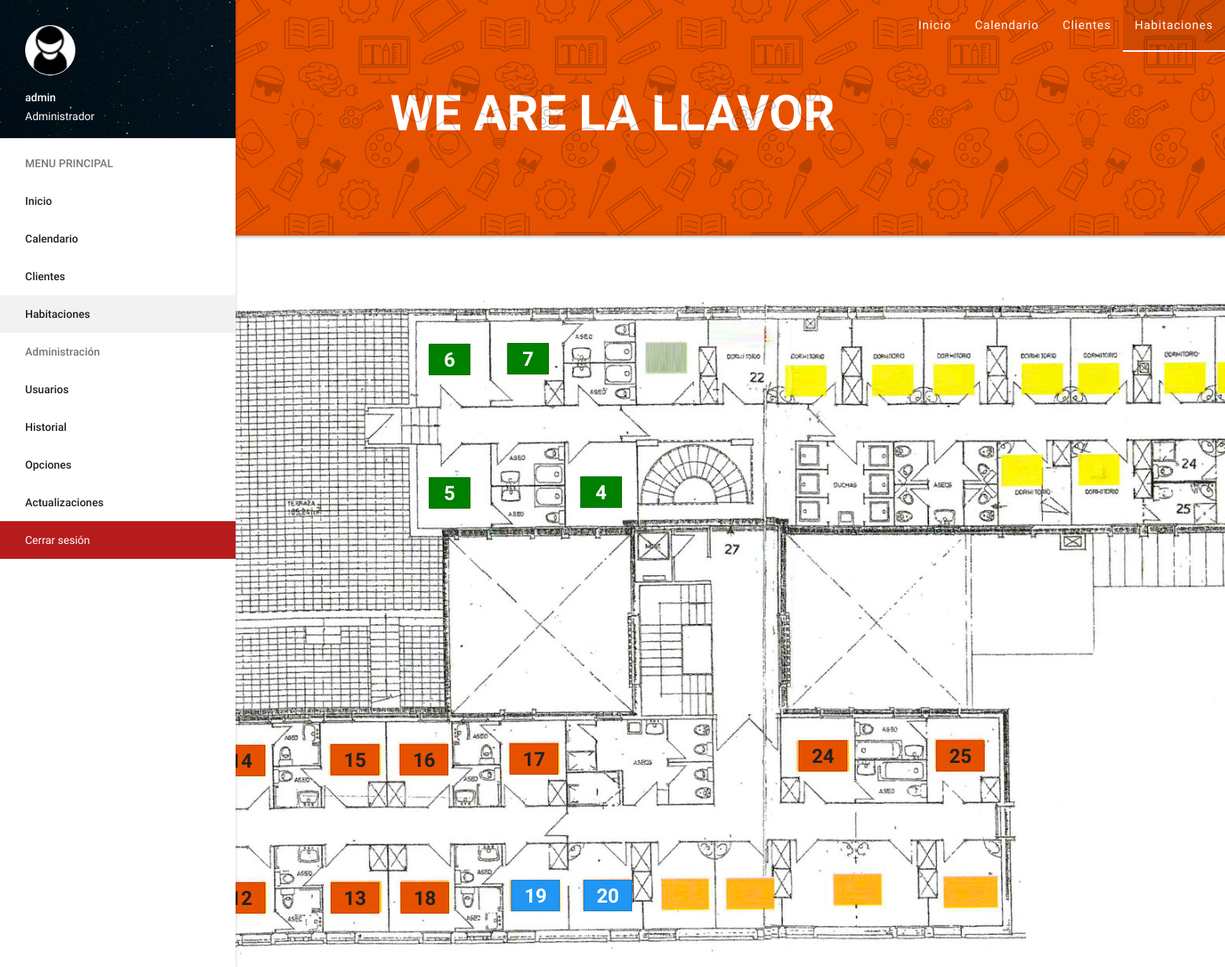
The page /habitaciones.php (signed in) on the database its author committed.
### tables this page shows
CREATE TABLE `cms_settings` (
  `id` int(10) unsigned NOT NULL AUTO_INCREMENT,
  `precio_rooms` varchar(255) DEFAULT NULL,
  `precio_cena` varchar(255) DEFAULT NULL,
  `precio_desayuno` int(11) DEFAULT NULL,
  `site` varchar(255) DEFAULT NULL,
  `sitename` varchar(255) DEFAULT NULL,
  `reformas` enum('1','0') DEFAULT '0',
  PRIMARY KEY (`id`)
);

CREATE TABLE `ranks` (
  `id` int(10) unsigned NOT NULL AUTO_INCREMENT,
  `name` varchar(255) DEFAULT NULL,
  PRIMARY KEY (`id`)
);

CREATE TABLE `rooms` (
  `id` int(10) unsigned NOT NULL AUTO_INCREMENT,
  `name` varchar(255) DEFAULT NULL,
  `status` enum('2','1','0') DEFAULT '0',
  `info` varchar(999) DEFAULT NULL,
  `category` enum('orange','yellow','blue','green') DEFAULT NULL,
  `style` varchar(255) DEFAULT NULL,
  `show` enum('1','0') DEFAULT '1',
  PRIMARY KEY (`id`)
);

### inc/core.php (called while the page is built, shortened)
<?php
	$cdn 		=	"assets";
	$rango_administrador = "3";
	$Var = mysql_query("SELECT * FROM cms_settings");
	$settings = mysql_fetch_assoc($Var);
	$site = $settings['site'];
	$sitename = $settings['sitename'];
	if (isset($_SESSION['id'])) {
		$user_sql = mysql_query("SELECT * FROM admins WHERE id='$_SESSION[id]'");
		$user = mysql_fetch_assoc($user_sql);
	} else {
		$user = "-";
	}
	function RankName($a){
		$R1 = mysql_query("SELECT * FROM ranks WHERE id = '{$a}'");
		$R1 = mysql_fetch_assoc($R1);
		return $R1['name'];
	}
?>

### habitaciones.php (the view, shortened to what this page needs)
<?php
	require 'inc/core.php';
	require 'templates/header.php';
?>
	<main style="padding: 0px;">
	<div class="container">
	  <div class="row">
		<div class="col s12 m12">
		  <div style="background: url(assets/images/grafico.png);width: 1565px;height: 997px;position: absolute;margin-top: -77px;">
		    <?php $h_sql = mysql_query("SELECT * FROM rooms ORDER BY id"); while($h = mysql_fetch_assoc($h_sql)){ ?>
			<?php if($h['show'] == '1') { ?>
			 <div class="room_<?php echo $h['category']; ?>" style="<?php echo $h['style']; ?>"><?php echo $h['name']; ?></div>
			<?php } ?>
			<?php } ?>
		  </div>
		</div>
	  </div>
	</div>
	</main>
	<?php require 'templates/footer.php'; ?>

### templates/header.php (shortened to what this page needs)
<?php
$activePage = basename($_SERVER['PHP_SELF'], ".php");
?>
  <!DOCTYPE html>
  <html>
    <head>
      <link type="text/css" rel="stylesheet" href="<?php echo $site . "/" . $cdn; ?>/css/style.css"  media="screen,projection"/>
      <link type="text/css" rel="stylesheet" href="<?php echo $site . "/" . $cdn; ?>/css/materialize.min.css"  media="screen,projection"/>
      <link type="text/css" rel="stylesheet" href="<?php echo $site . "/" . $cdn; ?>/css/sweetalert.css"/>
    </head>
    <body>
	<div class="nav-background">
	<h1 class="text">We Are <?php echo $sitename; ?></h1>
	</div>
	<div class="nav-background-sub"></div>
	<header>
	  <nav>
		<div class="nav-wrapper">
		  <ul class="right hide-on-med-and-down">
			<li class="<?= ($activePage == 'index') ? 'active':''; ?>"><a href="<?php echo $site; ?>/index.php?dia=<?php echo date('j'); ?>&mes=<?php echo date('m'); ?>&ano=<?php echo date('Y'); ?>">Inicio</a></li>
			<li class="<?= ($activePage == 'calendario') ? 'active':''; ?>"><a href="<?php echo $site; ?>/calendario.php">Calendario</a></li>
			<li class="<?= ($activePage == 'clientes') ? 'active':''; ?>"><a href="<?php echo $site; ?>/clientes.php">Clientes</a></li>
			<li class="<?= ($activePage == 'habitaciones') ? 'active':''; ?><?= ($activePage == 'rooms') ? 'active':''; ?>"><a href="<?php echo $site; ?>/habitaciones.php">Habitaciones</a></li>
		  </ul>
		</div>
	  </nav>
	</header>
    <ul id="slide-out" class="side-nav fixed">
  	  <li>
	  <div class="user-view">
        <div class="background">
          <img src="<?php echo $site . "/" . $cdn; ?>/images/profile_wp.jpg">
        </div>
        <img class="circle" src="<?php echo $site . "/" . $cdn; ?>/images/profile.png" style="background: #fff;border: 1px solid #fff;">
        <span class="white-text name"><?php echo $user['username']; ?></span>
        <span class="white-text email"><?php echo RankName($user['rank']); ?></span>
      </div>
	  </li>
      <li><a class="subheader">MENU PRINCIPAL</a></li>
	  <li class="<?= ($activePage == 'index') ? 'active':''; ?>"><a href="<?php echo $site; ?>/index.php?dia=<?php echo date('j'); ?>&mes=<?php echo date('m'); ?>&ano=<?php echo date('Y'); ?>">Inicio</a></li>
	  <li class="<?= ($activePage == 'calendario') ? 'active':''; ?>"><a href="<?php echo $site; ?>/calendario.php">Calendario</a></li>
	  <li class="<?= ($activePage == 'clientes') ? 'active':''; ?>"><a href="<?php echo $site; ?>/clientes.php">Clientes</a></li>
	  <li class="<?= ($activePage == 'habitaciones') ? 'active':''; ?><?= ($activePage == 'rooms') ? 'active':''; ?>"><a href="<?php echo $site; ?>/habitaciones.php">Habitaciones</a></li>
	  <?php if($user['rank'] == ''. $rango_administrador .'') { ?>
	  <li><a class="subheader">Administración</a></li>
	  <li class="<?= ($activePage == 'users') ? 'active':''; ?>"><a href="<?php echo $site; ?>/users.php">Usuarios</a></li>
	  <li class="<?= ($activePage == 'historial') ? 'active':''; ?>"><a href="<?php echo $site; ?>/historial.php">Historial</a></li>
	  <li class="<?= ($activePage == 'server_options') ? 'active':''; ?>"><a href="<?php echo $site; ?>/server_options.php">Opciones</a></li>
	  <li class="<?= ($activePage == 'updates') ? 'active':''; ?>"><a href="<?php echo $site; ?>/updates.php">Actualizaciones</a></li>
	  <?php } ?>
	  <li style="background: #b71c1c;"><a style="color: #fff;font-weight: 400;" href="<?php echo $site; ?>/logout.php">Cerrar sesión</a></li>
    </ul>
	<br><br><br><br><br><br><br><br><br><br><br>

### assets/css/style.css (style rules this page uses)
body { background: #fdfdfd; }
nav { background: transparent !important; box-shadow: none !important; }
.nav-background { background: #e65100; height: 300px; position: absolute; z-index: -1; width: 100%; box-shadow: 0px 0px 5px rgba(0,0,0,0.63); border-bottom: 5px solid rgba(0, 0, 0, 0.06); }
.nav-background .text { text-align: center; font-weight: 600; color: #fff; opacity: 1; text-transform: uppercase; margin-top: 110px; }
.nav-background-sub { background: url('../images/icon-seamless.png'); height: 300px; position: absolute; z-index: -1; width: 100%; opacity: 0.2; }
nav ul li.active { background-color: transparent; border-bottom: 2px solid #fff; }
nav ul li { letter-spacing: 1px; }
header,main,footer { padding-left: 300px; }

### habitaciones.php (style rules this page uses)
body { background: #fff; }
.room_green { background: green; color: #fff; width: 53px; height: 40px; text-align: center; line-height: 39px; font-weight: bold; font-size: 25px; float: left; border: 1px solid rgba(0, 0, 0, 0.17); }
.room_orange { background: #e65100; color: #222; width: 62px; height: 40px; text-align: center; line-height: 39px; font-weight: bold; font-size: 25px; float: left; border: 1px solid rgba(0, 0, 0, 0.17); }
.room_blue { background: #2196f3; color: #fff; width: 62px; height: 40px; text-align: center; line-height: 39px; font-weight: bold; font-size: 25px; float: left; border: 1px solid rgba(0, 0, 0, 0.17); }

### rows shown on the page
cms_settings: sitename "LA LLAVOR", site (picture), site (placeholder picture)
rooms: name "6"
rooms: name "7"
rooms: name "5"
rooms: name "4"
rooms: name "14"
rooms: name "15"
rooms: name "16"
rooms: name "17"
rooms: name "24"
rooms: name "25"
rooms: name "12"
rooms: name "13"
rooms: name "18"
rooms: name "19"
rooms: name "20"

### other values the page prints
$user['username'] "admin"
RankName($user['rank']) "Administrador"
